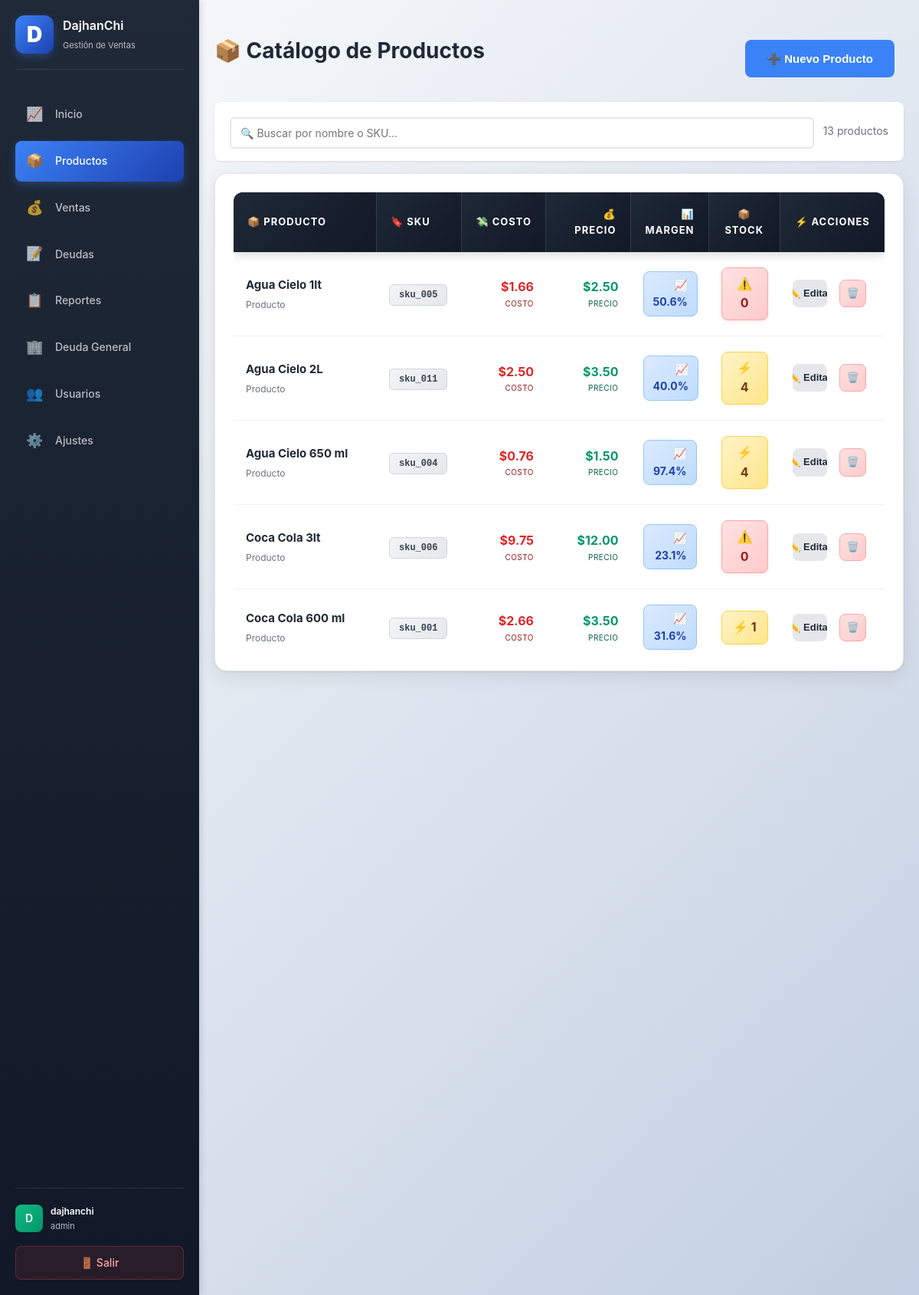
The page /products (signed in) on the database its author committed.
### app.py (models this page shows)
class Product(db.Model):
    id = db.Column(db.Integer, primary_key=True)
    user_id = db.Column(db.Integer, db.ForeignKey("user.id"), nullable=False, index=True)
    name = db.Column(db.String(160), nullable=False, index=True)
    sku = db.Column(db.String(64), nullable=True, index=True)
    package_cost_cents = db.Column(db.Integer, nullable=False, default=0)
    package_quantity = db.Column(db.Integer, nullable=False, default=1)
    cost_cents = db.Column(db.Integer, nullable=False, default=0)
    price_cents = db.Column(db.Integer, nullable=False, default=0)
    stock = db.Column(db.Integer, nullable=False, default=0, index=True)
    minimum_stock = db.Column(db.Integer, nullable=False, default=5)
    user = db.relationship("User", backref=db.backref("products", lazy=True))

### app.py (the view)
@app.route("/products")
@login_required
@require_permission("products")
def products():
    user_id = session.get("user_id")
    items = Product.query.filter_by(user_id=user_id).order_by(Product.name.asc()).limit(200).all()
    settings = get_user_settings(user_id)
    return render_template("products.html", products=items, settings=settings)

### app.py (called while the page is built, shortened)
@app.before_request
def init_db_once():
    global _db_initialized
    if _db_initialized:
        return

@app.template_filter("money")
def format_money(cents):
    if cents is None:
        return "$0.00"
    return f"${cents / 100:.2f}"

def get_user_settings(user_id):
    settings = Settings.query.filter_by(user_id=user_id).first()
    if not settings:
        settings = Settings(user_id=user_id, stock_yellow_threshold=10)
        db.session.add(settings)
        db.session.commit()
    return settings

def login_required(view):
    @wraps(view)
    def wrapped(*args, **kwargs):
        if not session.get("user_id"):
            return redirect(url_for("login"))
        return view(*args, **kwargs)
    return wrapped

def require_permission(module):
    def decorator(view):
        @wraps(view)
        def wrapped(*args, **kwargs):
            user_id = session.get("user_id")
            role = session.get("role")
            if not user_id or not role:
                return redirect(url_for("login"))
            settings = get_user_settings(user_id)
            permissions = settings.get_role_permissions(role)
            if not permissions.get(module, False):
                flash("❌ No tienes permiso para acceder a esta sección", "error")
                home_page = get_home_page_for_user(user_id, role)
                return redirect(url_for(home_page))
            return view(*args, **kwargs)
        return wrapped
    return decorator

    def get_role_permissions(self, role):
        if role == "admin":
            perms = self.admin_permissions
        elif role == "gerente":
            perms = self.gerente_permissions
        else:  # vendedor
            perms = self.vendedor_permissions
        try:
            return json.loads(perms) if isinstance(perms, str) else perms
        except:
            return {"dashboard": False, "products": False, "sales": False, "debts": False, "reports": False, "users": False, "settings": False}

### templates/products.html (shortened to what this page needs)
{% extends "base.html" %}
{% block content %}
<div class="page-head">
    <div>
        <h1>📦 Catálogo de Productos</h1>
    </div>
    <button type="button" class="button" onclick="openProductModal()">➕ Nuevo Producto</button>
</div>
{% if products %}
<div style="background: white; padding: 16px 20px; border-radius: 8px; margin-bottom: 16px; box-shadow: 0 1px 3px rgba(0,0,0,0.1);">
    <div style="display: flex; gap: 12px; align-items: center;">
        <div style="flex: 1; position: relative;">
            <input type="text" id="searchInput" placeholder="🔍 Buscar por nombre o SKU..."
                   style="width: 100%; padding: 10px 12px; border: 2px solid #e5e7eb; border-radius: 6px; font-size: 14px; transition: border-color 0.2s; box-sizing: border-box;">
        </div>
        <div id="searchResults" style="color: #6b7280; font-size: 14px; white-space: nowrap;">
            <span id="totalProducts">{{ products|length }}</span> productos
        </div>
    </div>
</div>
{% endif %}
<div class="card animate-card-pop" style="border-radius: 16px; overflow: hidden; box-shadow: 0 1px 3px rgba(0, 0, 0, 0.1), 0 8px 24px rgba(0, 0, 0, 0.08); border: 1px solid #e5e7eb;">
    {% if products %}
    <div class="table-scroll-container">
    <table class="products-table">
        <thead>
            <tr>
                <th style="text-align: left; width: 22%;">📦 Producto</th>
                <th style="text-align: left; width: 13%;">🔖 SKU</th>
                <th style="text-align: right; width: 13%;">💸 Costo</th>
                <th style="text-align: right; width: 13%;">💰 Precio</th>
                <th style="text-align: right; width: 12%;">📊 Margen</th>
                <th style="text-align: center; width: 11%;">📦 Stock</th>
                <th style="text-align: center; width: 16%;">⚡ Acciones</th>
            </tr>
        </thead>
        <tbody>
        {% for product in products %}
            <tr data-product-name="{{ product.name }}" data-product-sku="{{ product.sku or '' }}">
                <td style="vertical-align: middle;">
                    <div style="font-weight: 700; color: #1f2937; font-size: 15px; margin-bottom: 4px;">{{ product.name }}</div>
                    <div style="font-size: 12px; color: #6b7280;">Producto</div>
                </td>
                <td style="vertical-align: middle;">
                    <code style="background: linear-gradient(135deg, #f3f4f6 0%, #e5e7eb 100%); padding: 6px 12px; border-radius: 6px; font-size: 12px; font-weight: 600; color: #374151; border: 1px solid #d1d5db;">{{ product.sku or "N/A" }}</code>
                </td>
                <td style="text-align: right; vertical-align: middle;">
                    <div style="font-weight: 700; color: #dc2626; font-size: 16px;">{{ product.cost_cents | money }}</div>
                    <div style="font-size: 10px; color: #991b1b; text-transform: uppercase; letter-spacing: 0.5px;">Costo</div>
                </td>
                <td style="text-align: right; vertical-align: middle;">
                    <div style="font-weight: 700; color: #059669; font-size: 16px;">{{ product.price_cents | money }}</div>
                    <div style="font-size: 10px; color: #065f46; text-transform: uppercase; letter-spacing: 0.5px;">Precio</div>
                </td>
                <td style="text-align: right; vertical-align: middle;">
                    {% if product.cost_cents > 0 %}
                    <div style="display: inline-flex; align-items: center; gap: 4px; background: linear-gradient(135deg, #dbeafe 0%, #bfdbfe 100%); color: #1e40af; padding: 6px 12px; border-radius: 8px; font-weight: 700; font-size: 14px; border: 1px solid #93c5fd;">
                        📈 {{ "%.1f" | format(((product.price_cents - product.cost_cents) / product.cost_cents * 100)) }}%
                    </div>
                    {% else %}
                    <span style="color: #9ca3af; font-size: 13px;">N/A</span>
                    {% endif %}
                </td>
                <td style="text-align: center; vertical-align: middle;">
                    {% if product.stock == 0 %}
                    <div style="display: inline-flex; align-items: center; gap: 6px; background: linear-gradient(135deg, #fee2e2 0%, #fecaca 100%); color: #991b1b; padding: 8px 14px; border-radius: 8px; font-weight: 700; font-size: 16px; border: 1px solid #fca5a5; box-shadow: 0 2px 4px rgba(239, 68, 68, 0.1);">
                        ⚠️ {{ product.stock }}
                    </div>
                    {% elif product.stock < settings.stock_yellow_threshold %}
                    <div style="display: inline-flex; align-items: center; gap: 6px; background: linear-gradient(135deg, #fef3c7 0%, #fde68a 100%); color: #78350f; padding: 8px 14px; border-radius: 8px; font-weight: 700; font-size: 16px; border: 1px solid #fcd34d; box-shadow: 0 2px 4px rgba(245, 158, 11, 0.1);">
                        ⚡ {{ product.stock }}
                    </div>
                    {% endif %}
                </td>
                <td style="text-align: center; vertical-align: middle;">
                    <div style="display: flex; gap: 8px; justify-content: center;">
                        <button type="button"
                                class="button secondary small edit-product-btn"
                                style="display: inline-flex; align-items: center; gap: 6px; padding: 8px 14px; border-radius: 8px; font-weight: 600; font-size: 13px;"
                                data-product-id="{{ product.id }}"
                                data-product-name="{{ product.name }}"
                                data-product-sku="{{ product.sku or '' }}"
                                data-package-cost="{{ (product.package_cost_cents / 100)|round(2) }}"
                                data-package-qty="{{ product.package_quantity }}"
                                data-cost="{{ (product.cost_cents / 100)|round(2) }}"
                                data-price="{{ (product.price_cents / 100)|round(2) }}"
                                data-stock="{{ product.stock }}">
                            ✏️ Editar
                        </button>
                        <button type="button"
                                class="button secondary small"
                                style="display: inline-flex; align-items: center; gap: 6px; padding: 8px 14px; border-radius: 8px; font-weight: 600; font-size: 13px; background: linear-gradient(135deg, #fee2e2 0%, #fecaca 100%); color: #991b1b; border: 1px solid #fca5a5;"
                                data-id="{{ product.id }}"
                                data-name="{{ product.name }}"
                                data-url="{{ url_for('product_delete', product_id=product.id) }}"
                                onclick="openDeleteConfirm(this.dataset.id, this.dataset.name, this.dataset.url)">
                            🗑️
                        </button>
                    </div>
                </td>
            </tr>
        {% endfor %}
        </tbody>
    </table>
    </div>
    {% endif %}
</div>
{% endblock %}

### static/style.css (style rules this page uses)
:root { --primary: #3b82f6; --primary-dark: #1e40af; --primary-light: #dbeafe; --secondary: #6366f1; --success: #10b981; --danger: #ef4444; --warning: #f59e0b; --dark: #1f2937; --gray: #6b7280; --light: #f3f4f6; --border: #e5e7eb; --shadow: 0 4px 6px rgba(0, 0, 0, 0.07), 0 2px 4px rgba(0, 0, 0, 0.05); --shadow-lg: 0 10px 15px rgba(0, 0, 0, 0.1), 0 4px 6px rgba(0, 0, 0, 0.05); --transition: all 0.15s ease; }
* { box-sizing: border-box; }
html { scroll-behavior: auto; }
body { font-family: -apple-system, BlinkMacSystemFont, "Segoe UI", "Roboto", "Oxygen", "Ubuntu", "Cantarell", sans-serif; margin: 0; background: linear-gradient(135deg, #f5f7fa 0%, #c3cfe2 100%); color: var(--dark); min-height: 100vh; line-height: 1.6; font-size: 14px; will-change: auto; }
.page-head { display: flex; justify-content: space-between; animation: pageHeadSlideIn 0.6s ease-out; align-items: center; margin-bottom: 32px; gap: 24px; flex-wrap: wrap; }
.page-head h1 { font-size: 28px; margin: 0; color: var(--dark); font-weight: 700; }
.card { background: #fff; border-radius: 12px; padding: 24px; box-shadow: var(--shadow); margin-bottom: 20px; border: 1px solid var(--border); transition: all 0.4s cubic-bezier(0.34, 1.56, 0.64, 1); animation: cardFadeIn 0.6s ease-out; }
table { width: 100%; border-collapse: collapse; font-size: 14px; table-layout: auto; position: relative; }
thead { background: linear-gradient(135deg, #1e3a8a 0%, #1e40af 100%); border-top: 3px solid #3b82f6; border-bottom: 3px solid #3b82f6; position: sticky; top: 0; z-index: 100; box-shadow: 0 4px 12px rgba(0, 0, 0, 0.15); }
th { text-align: left; padding: 16px 14px; font-weight: 700; color: #ffffff; text-transform: uppercase; letter-spacing: 0.8px; font-size: 11px; background: linear-gradient(135deg, #1e3a8a 0%, #1e40af 100%); border-right: 1px solid rgba(255, 255, 255, 0.1); }
th:last-child { border-right: none; }
td { text-align: left; padding: 14px; border-bottom: 1px solid #f0f0f0; color: #333; vertical-align: middle; }
tbody tr { transition: all 0.3s cubic-bezier(0.4, 0, 0.2, 1); background: #ffffff; border-bottom: 1px solid #f3f4f6; animation: rowSlideIn 0.4s ease-out; }
tbody tr:nth-child(1) { animation-delay: 0.05s; }
tbody tr:nth-child(2) { animation-delay: 0.1s; }
tbody tr:nth-child(3) { animation-delay: 0.15s; }
tbody tr:nth-child(4) { animation-delay: 0.2s; }
tbody tr:nth-child(5) { animation-delay: 0.25s; }
input, select, textarea { width: 100%; padding: 12px 14px; margin-top: 4px; border: 2px solid var(--border); border-radius: 8px; font-family: inherit; font-size: 14px; transition: all 0.3s cubic-bezier(0.4, 0, 0.2, 1); background: #fff; animation: inputFadeIn 0.4s ease-out; }
button, .button { display: inline-flex; align-items: center; justify-content: center; gap: 8px; background: var(--primary); color: #fff; border: none; padding: 14px 28px; border-radius: 8px; text-decoration: none; cursor: pointer; margin-top: 20px; margin-right: 12px; font-weight: 600; font-size: 15px; transition: all 0.3s cubic-bezier(0.34, 1.56, 0.64, 1); white-space: nowrap; line-height: 1.4; position: relative; overflow: hidden; animation: buttonPop 0.5s cubic-bezier(0.34, 1.56, 0.64, 1); }
button.secondary, .button.secondary { background: #e5e7eb; color: var(--dark); border: none; }
button.small, .button.small { padding: 8px 16px; font-size: 13px; margin-top: 0; margin-right: 8px; }
h1 { color: var(--dark); font-size: 28px; font-weight: 700; }
h1, h2, h3, h4, h5, h6 { animation: headingSlideIn 0.6s ease-out; }
a:not(.nav-item):not(.logout-btn), input:not([type="hidden"]), select, textarea { position: relative; }
a:not(.nav-item):not(.logout-btn)::before, input::before, select::before, textarea::before { content: ''; position: absolute; top: -50%; left: -50%; width: 100%; height: 100%; background: linear-gradient(45deg, transparent, rgba(255, 255, 255, 0.3), transparent); transform: rotate(45deg); pointer-events: none; transition: all 0.6s ease; opacity: 0; }
table tbody { animation: tableSlideUp 0.5s ease-out; }
.animate-card-pop { animation: cardPopIn 0.5s cubic-bezier(0.34, 1.56, 0.64, 1) both; }

### rows shown on the page
Product: name "Agua Cielo 1lt", sku "sku_005", cost_cents "$1.66", price_cents "$2.50", price_cents+cost_cents "50.6", stock "0"
Product: name "Agua Cielo 2L", sku "sku_011", cost_cents "$2.50", price_cents "$3.50", price_cents+cost_cents "40.0", stock "4"
Product: name "Agua Cielo 650 ml", sku "sku_004", cost_cents "$0.76", price_cents "$1.50", price_cents+cost_cents "97.4", stock "4"
Product: name "Coca Cola 3lt", sku "sku_006", cost_cents "$9.75", price_cents "$12.00", price_cents+cost_cents "23.1", stock "0"
Product: name "Coca Cola 600 ml", sku "sku_001", cost_cents "$2.66", price_cents "$3.50", price_cents+cost_cents "31.6", stock "1"

### other values the page prints
{{ session.get('username', 'U')[0].upper() }} "D"
{{ session.get('username', 'Usuario') }} "dajhanchi"
{{ session.get('role', 'user') }} "admin"
{{ products|length }} "13"
